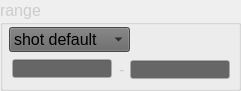
  <widget class="QGroupBox" name="range_groupBox">
   <property name="geometry">
    <rect>
     <x>274</x>
     <y>79</y>
     <width>241</width>
     <height>91</height>
    </rect>
   </property>
   <property name="palette">
    <palette>
     <active>
      <colorrole role="WindowText">
       <brush brushstyle="SolidPattern">
        <color alpha="255">
         <red>204</red>
         <green>204</green>
         <blue>204</blue>
        </color>
       </brush>
      </colorrole>
     </active>
     <inactive>
      <colorrole role="WindowText">
       <brush brushstyle="SolidPattern">
        <color alpha="255">
         <red>204</red>
         <green>204</green>
         <blue>204</blue>
        </color>
       </brush>
      </colorrole>
     </inactive>
     <disabled>
      <colorrole role="WindowText">
       <brush brushstyle="SolidPattern">
        <color alpha="255">
         <red>69</red>
         <green>69</green>
         <blue>69</blue>
        </color>
       </brush>
      </colorrole>
     </disabled>
    </palette>
   </property>
   <property name="font">
    <font>
     <family>Arial</family>
     <pointsize>12</pointsize>
    </font>
   </property>
   <property name="title">
    <string>range</string>
   </property>
   <widget class="QLineEdit" name="start_lineEdit">
    <property name="enabled">
     <bool>false</bool>
    </property>
    <property name="geometry">
     <rect>
      <x>12</x>
      <y>59</y>
      <width>100</width>
      <height>19</height>
     </rect>
    </property>
    <property name="palette">
     <palette>
      <active>
       <colorrole role="WindowText">
        <brush brushstyle="SolidPattern">
         <color alpha="255">
          <red>38</red>
          <green>38</green>
          <blue>38</blue>
         </color>
        </brush>
       </colorrole>
       <colorrole role="Text">
        <brush brushstyle="SolidPattern">
         <color alpha="255">
          <red>76</red>
          <green>76</green>
          <blue>76</blue>
         </color>
        </brush>
       </colorrole>
       <colorrole role="BrightText">
        <brush brushstyle="SolidPattern">
         <color alpha="255">
          <red>38</red>
          <green>38</green>
          <blue>38</blue>
         </color>
        </brush>
       </colorrole>
       <colorrole role="ButtonText">
        <brush brushstyle="SolidPattern">
         <color alpha="255">
          <red>38</red>
          <green>38</green>
          <blue>38</blue>
         </color>
        </brush>
       </colorrole>
       <colorrole role="Base">
        <brush brushstyle="SolidPattern">
         <color alpha="255">
          <red>200</red>
          <green>125</green>
          <blue>127</blue>
         </color>
        </brush>
       </colorrole>
      </active>
      <inactive>
       <colorrole role="WindowText">
        <brush brushstyle="SolidPattern">
         <color alpha="255">
          <red>38</red>
          <green>38</green>
          <blue>38</blue>
         </color>
        </brush>
       </colorrole>
       <colorrole role="Text">
        <brush brushstyle="SolidPattern">
         <color alpha="255">
          <red>76</red>
          <green>76</green>
          <blue>76</blue>
         </color>
        </brush>
       </colorrole>
       <colorrole role="BrightText">
        <brush brushstyle="SolidPattern">
         <color alpha="255">
          <red>38</red>
          <green>38</green>
          <blue>38</blue>
         </color>
        </brush>
       </colorrole>
       <colorrole role="ButtonText">
        <brush brushstyle="SolidPattern">
         <color alpha="255">
          <red>38</red>
          <green>38</green>
          <blue>38</blue>
         </color>
        </brush>
       </colorrole>
       <colorrole role="Base">
        <brush brushstyle="SolidPattern">
         <color alpha="255">
          <red>200</red>
          <green>125</green>
          <blue>127</blue>
         </color>
        </brush>
       </colorrole>
      </inactive>
      <disabled>
       <colorrole role="WindowText">
        <brush brushstyle="SolidPattern">
         <color alpha="255">
          <red>69</red>
          <green>69</green>
          <blue>69</blue>
         </color>
        </brush>
       </colorrole>
       <colorrole role="Text">
        <brush brushstyle="SolidPattern">
         <color alpha="255">
          <red>69</red>
          <green>69</green>
          <blue>69</blue>
         </color>
        </brush>
       </colorrole>
       <colorrole role="BrightText">
        <brush brushstyle="SolidPattern">
         <color alpha="255">
          <red>38</red>
          <green>38</green>
          <blue>38</blue>
         </color>
        </brush>
       </colorrole>
       <colorrole role="ButtonText">
        <brush brushstyle="SolidPattern">
         <color alpha="255">
          <red>106</red>
          <green>104</green>
          <blue>100</blue>
         </color>
        </brush>
       </colorrole>
       <colorrole role="Base">
        <brush brushstyle="SolidPattern">
         <color alpha="255">
          <red>102</red>
          <green>102</green>
          <blue>102</blue>
         </color>
        </brush>
       </colorrole>
      </disabled>
     </palette>
    </property>
    <property name="text">
     <string/>
    </property>
   </widget>
   <widget class="QLineEdit" name="end_lineEdit">
    <property name="enabled">
     <bool>false</bool>
    </property>
    <property name="geometry">
     <rect>
      <x>130</x>
      <y>60</y>
      <width>100</width>
      <height>19</height>
     </rect>
    </property>
    <property name="palette">
     <palette>
      <active>
       <colorrole role="WindowText">
        <brush brushstyle="SolidPattern">
         <color alpha="255">
          <red>38</red>
          <green>38</green>
          <blue>38</blue>
         </color>
        </brush>
       </colorrole>
       <colorrole role="Text">
        <brush brushstyle="SolidPattern">
         <color alpha="255">
          <red>76</red>
          <green>76</green>
          <blue>76</blue>
         </color>
        </brush>
       </colorrole>
       <colorrole role="BrightText">
        <brush brushstyle="SolidPattern">
         <color alpha="255">
          <red>38</red>
          <green>38</green>
          <blue>38</blue>
         </color>
        </brush>
       </colorrole>
       <colorrole role="ButtonText">
        <brush brushstyle="SolidPattern">
         <color alpha="255">
          <red>38</red>
          <green>38</green>
          <blue>38</blue>
         </color>
        </brush>
       </colorrole>
       <colorrole role="Base">
        <brush brushstyle="SolidPattern">
         <color alpha="255">
          <red>200</red>
          <green>125</green>
          <blue>127</blue>
         </color>
        </brush>
       </colorrole>
      </active>
      <inactive>
       <colorrole role="WindowText">
        <brush brushstyle="SolidPattern">
         <color alpha="255">
          <red>38</red>
          <green>38</green>
          <blue>38</blue>
         </color>
        </brush>
       </colorrole>
       <colorrole role="Text">
        <brush brushstyle="SolidPattern">
         <color alpha="255">
          <red>76</red>
          <green>76</green>
          <blue>76</blue>
         </color>
        </brush>
       </colorrole>
       <colorrole role="BrightText">
        <brush brushstyle="SolidPattern">
         <color alpha="255">
          <red>38</red>
          <green>38</green>
          <blue>38</blue>
         </color>
        </brush>
       </colorrole>
       <colorrole role="ButtonText">
        <brush brushstyle="SolidPattern">
         <color alpha="255">
          <red>38</red>
          <green>38</green>
          <blue>38</blue>
         </color>
        </brush>
       </colorrole>
       <colorrole role="Base">
        <brush brushstyle="SolidPattern">
         <color alpha="255">
          <red>200</red>
          <green>125</green>
          <blue>127</blue>
         </color>
        </brush>
       </colorrole>
      </inactive>
      <disabled>
       <colorrole role="WindowText">
        <brush brushstyle="SolidPattern">
         <color alpha="255">
          <red>69</red>
          <green>69</green>
          <blue>69</blue>
         </color>
        </brush>
       </colorrole>
       <colorrole role="Text">
        <brush brushstyle="SolidPattern">
         <color alpha="255">
          <red>69</red>
          <green>69</green>
          <blue>69</blue>
         </color>
        </brush>
       </colorrole>
       <colorrole role="BrightText">
        <brush brushstyle="SolidPattern">
         <color alpha="255">
          <red>38</red>
          <green>38</green>
          <blue>38</blue>
         </color>
        </brush>
       </colorrole>
       <colorrole role="ButtonText">
        <brush brushstyle="SolidPattern">
         <color alpha="255">
          <red>106</red>
          <green>104</green>
          <blue>100</blue>
         </color>
        </brush>
       </colorrole>
       <colorrole role="Base">
        <brush brushstyle="SolidPattern">
         <color alpha="255">
          <red>102</red>
          <green>102</green>
          <blue>102</blue>
         </color>
        </brush>
       </colorrole>
      </disabled>
     </palette>
    </property>
    <property name="text">
     <string/>
    </property>
   </widget>
   <widget class="QComboBox" name="range_comboBox">
    <property name="geometry">
     <rect>
      <x>9</x>
      <y>27</y>
      <width>121</width>
      <height>25</height>
     </rect>
    </property>
    <property name="palette">
     <palette>
      <active>
       <colorrole role="Button">
        <brush brushstyle="SolidPattern">
         <color alpha="255">
          <red>102</red>
          <green>102</green>
          <blue>102</blue>
         </color>
        </brush>
       </colorrole>
       <colorrole role="Base">
        <brush brushstyle="SolidPattern">
         <color alpha="255">
          <red>102</red>
          <green>102</green>
          <blue>102</blue>
         </color>
        </brush>
       </colorrole>
       <colorrole role="Window">
        <brush brushstyle="SolidPattern">
         <color alpha="255">
          <red>102</red>
          <green>102</green>
          <blue>102</blue>
         </color>
        </brush>
       </colorrole>
      </active>
      <inactive>
       <colorrole role="Button">
        <brush brushstyle="SolidPattern">
         <color alpha="255">
          <red>102</red>
          <green>102</green>
          <blue>102</blue>
         </color>
        </brush>
       </colorrole>
       <colorrole role="Base">
        <brush brushstyle="SolidPattern">
         <color alpha="255">
          <red>102</red>
          <green>102</green>
          <blue>102</blue>
         </color>
        </brush>
       </colorrole>
       <colorrole role="Window">
        <brush brushstyle="SolidPattern">
         <color alpha="255">
          <red>102</red>
          <green>102</green>
          <blue>102</blue>
         </color>
        </brush>
       </colorrole>
      </inactive>
      <disabled>
       <colorrole role="Button">
        <brush brushstyle="SolidPattern">
         <color alpha="255">
          <red>102</red>
          <green>102</green>
          <blue>102</blue>
         </color>
        </brush>
       </colorrole>
       <colorrole role="Base">
        <brush brushstyle="SolidPattern">
         <color alpha="255">
          <red>102</red>
          <green>102</green>
          <blue>102</blue>
         </color>
        </brush>
       </colorrole>
       <colorrole role="Window">
        <brush brushstyle="SolidPattern">
         <color alpha="255">
          <red>102</red>
          <green>102</green>
          <blue>102</blue>
         </color>
        </brush>
       </colorrole>
      </disabled>
     </palette>
    </property>
    <property name="currentIndex">
     <number>0</number>
    </property>
    <item>
     <property name="text">
      <string>shot default</string>
     </property>
    </item>
    <item>
     <property name="text">
      <string>timeline</string>
     </property>
    </item>
    <item>
     <property name="text">
      <string>custom</string>
     </property>
    </item>
    <item>
     <property name="text">
      <string>current frame</string>
     </property>
    </item>
   </widget>
   <widget class="QLabel" name="range_label">
    <property name="geometry">
     <rect>
      <x>119</x>
      <y>59</y>
      <width>10</width>
      <height>21</height>
     </rect>
    </property>
    <property name="palette">
     <palette>
      <active>
       <colorrole role="WindowText">
        <brush brushstyle="SolidPattern">
         <color alpha="255">
          <red>204</red>
          <green>204</green>
          <blue>204</blue>
         </color>
        </brush>
       </colorrole>
       <colorrole role="Text">
        <brush brushstyle="SolidPattern">
         <color alpha="255">
          <red>204</red>
          <green>204</green>
          <blue>204</blue>
         </color>
        </brush>
       </colorrole>
       <colorrole role="ButtonText">
        <brush brushstyle="SolidPattern">
         <color alpha="255">
          <red>204</red>
          <green>204</green>
          <blue>204</blue>
         </color>
        </brush>
       </colorrole>
      </active>
      <inactive>
       <colorrole role="WindowText">
        <brush brushstyle="SolidPattern">
         <color alpha="255">
          <red>204</red>
          <green>204</green>
          <blue>204</blue>
         </color>
        </brush>
       </colorrole>
       <colorrole role="Text">
        <brush brushstyle="SolidPattern">
         <color alpha="255">
          <red>204</red>
          <green>204</green>
          <blue>204</blue>
         </color>
        </brush>
       </colorrole>
       <colorrole role="ButtonText">
        <brush brushstyle="SolidPattern">
         <color alpha="255">
          <red>204</red>
          <green>204</green>
          <blue>204</blue>
         </color>
        </brush>
       </colorrole>
      </inactive>
      <disabled>
       <colorrole role="WindowText">
        <brush brushstyle="SolidPattern">
         <color alpha="255">
          <red>69</red>
          <green>69</green>
          <blue>69</blue>
         </color>
        </brush>
       </colorrole>
       <colorrole role="Text">
        <brush brushstyle="SolidPattern">
         <color alpha="255">
          <red>69</red>
          <green>69</green>
          <blue>69</blue>
         </color>
        </brush>
       </colorrole>
       <colorrole role="ButtonText">
        <brush brushstyle="SolidPattern">
         <color alpha="255">
          <red>106</red>
          <green>104</green>
          <blue>100</blue>
         </color>
        </brush>
       </colorrole>
      </disabled>
     </palette>
    </property>
    <property name="font">
     <font>
      <family>Arial</family>
      <pointsize>12</pointsize>
     </font>
    </property>
    <property name="text">
     <string>-</string>
    </property>
   </widget>
  </widget>
